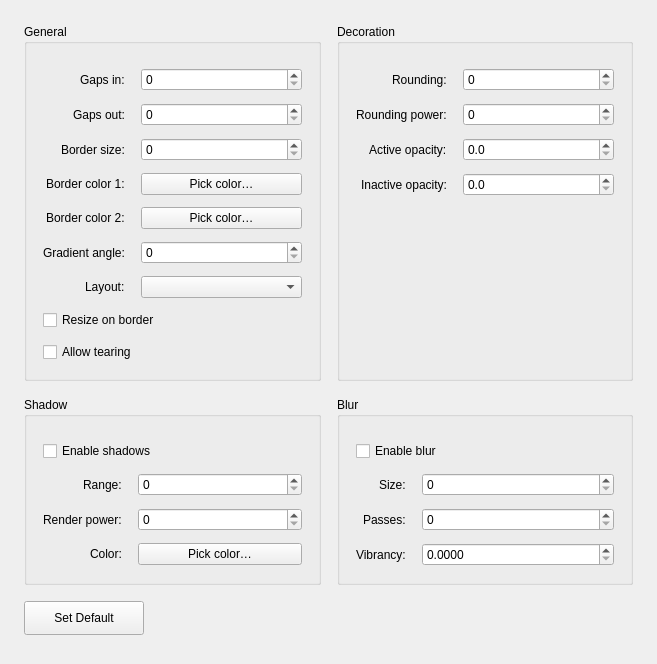
              <widget class="QWidget" name="look_scroll_contents">
               <property name="geometry">
                <rect>
                 <x>0</x>
                 <y>0</y>
                 <width>657</width>
                 <height>664</height>
                </rect>
               </property>
               <layout class="QVBoxLayout" name="look_contents_vl">
                <property name="spacing">
                 <number>16</number>
                </property>
                <property name="leftMargin">
                 <number>24</number>
                </property>
                <property name="topMargin">
                 <number>24</number>
                </property>
                <property name="rightMargin">
                 <number>24</number>
                </property>
                <property name="bottomMargin">
                 <number>24</number>
                </property>
                <item>
                 <layout class="QHBoxLayout" name="look_row1_hl">
                  <property name="spacing">
                   <number>16</number>
                  </property>
                  <item>
                   <widget class="QGroupBox" name="general_group">
                    <property name="title">
                     <string>General</string>
                    </property>
                    <layout class="QFormLayout" name="general_form_layout">
                     <property name="labelAlignment">
                      <set>Qt::AlignmentFlag::AlignRight|Qt::AlignmentFlag::AlignTrailing|Qt::AlignmentFlag::AlignVCenter</set>
                     </property>
                     <property name="horizontalSpacing">
                      <number>16</number>
                     </property>
                     <property name="verticalSpacing">
                      <number>12</number>
                     </property>
                     <property name="leftMargin">
                      <number>16</number>
                     </property>
                     <property name="topMargin">
                      <number>24</number>
                     </property>
                     <property name="rightMargin">
                      <number>16</number>
                     </property>
                     <property name="bottomMargin">
                      <number>16</number>
                     </property>
                     <item row="0" column="0">
                      <widget class="QLabel" name="gaps_in_label">
                       <property name="text">
                        <string>Gaps in:</string>
                       </property>
                      </widget>
                     </item>
                     <item row="0" column="1">
                      <widget class="QSpinBox" name="gaps_in_spinBox">
                       <property name="sizePolicy">
                        <sizepolicy hsizetype="Expanding" vsizetype="Fixed">
                         <horstretch>0</horstretch>
                         <verstretch>0</verstretch>
                        </sizepolicy>
                       </property>
                      </widget>
                     </item>
                     <item row="1" column="0">
                      <widget class="QLabel" name="gaps_out_label">
                       <property name="text">
                        <string>Gaps out:</string>
                       </property>
                      </widget>
                     </item>
                     <item row="1" column="1">
                      <widget class="QSpinBox" name="gaps_out_spinBox">
                       <property name="sizePolicy">
                        <sizepolicy hsizetype="Expanding" vsizetype="Fixed">
                         <horstretch>0</horstretch>
                         <verstretch>0</verstretch>
                        </sizepolicy>
                       </property>
                      </widget>
                     </item>
                     <item row="2" column="0">
                      <widget class="QLabel" name="border_size_label">
                       <property name="text">
                        <string>Border size:</string>
                       </property>
                      </widget>
                     </item>
                     <item row="2" column="1">
                      <widget class="QSpinBox" name="border_size_spinBox">
                       <property name="sizePolicy">
                        <sizepolicy hsizetype="Expanding" vsizetype="Fixed">
                         <horstretch>0</horstretch>
                         <verstretch>0</verstretch>
                        </sizepolicy>
                       </property>
                      </widget>
                     </item>
                     <item row="3" column="0">
                      <widget class="QLabel" name="border_col_1_label">
                       <property name="text">
                        <string>Border color 1:</string>
                       </property>
                      </widget>
                     </item>
                     <item row="3" column="1">
                      <widget class="QPushButton" name="set_color_1_button">
                       <property name="sizePolicy">
                        <sizepolicy hsizetype="Expanding" vsizetype="Fixed">
                         <horstretch>0</horstretch>
                         <verstretch>0</verstretch>
                        </sizepolicy>
                       </property>
                       <property name="text">
                        <string>Pick color…</string>
                       </property>
                      </widget>
                     </item>
                     <item row="4" column="0">
                      <widget class="QLabel" name="border_col_2_label">
                       <property name="text">
                        <string>Border color 2:</string>
                       </property>
                      </widget>
                     </item>
                     <item row="4" column="1">
                      <widget class="QPushButton" name="set_color_2_button">
                       <property name="sizePolicy">
                        <sizepolicy hsizetype="Expanding" vsizetype="Fixed">
                         <horstretch>0</horstretch>
                         <verstretch>0</verstretch>
                        </sizepolicy>
                       </property>
                       <property name="text">
                        <string>Pick color…</string>
                       </property>
                      </widget>
                     </item>
                     <item row="5" column="0">
                      <widget class="QLabel" name="angle_label">
                       <property name="text">
                        <string>Gradient angle:</string>
                       </property>
                      </widget>
                     </item>
                     <item row="5" column="1">
                      <widget class="QSpinBox" name="angle_spinBox">
                       <property name="sizePolicy">
                        <sizepolicy hsizetype="Expanding" vsizetype="Fixed">
                         <horstretch>0</horstretch>
                         <verstretch>0</verstretch>
                        </sizepolicy>
                       </property>
                       <property name="maximum">
                        <number>360</number>
                       </property>
                      </widget>
                     </item>
                     <item row="6" column="0">
                      <widget class="QLabel" name="layout_hyprland_label">
                       <property name="text">
                        <string>Layout:</string>
                       </property>
                      </widget>
                     </item>
                     <item row="6" column="1">
                      <widget class="QComboBox" name="layout_comboBox">
                       <property name="sizePolicy">
                        <sizepolicy hsizetype="Expanding" vsizetype="Fixed">
                         <horstretch>0</horstretch>
                         <verstretch>0</verstretch>
                        </sizepolicy>
                       </property>
                      </widget>
                     </item>
                     <item row="7" column="0" colspan="2">
                      <widget class="QCheckBox" name="resize_checkbox">
                       <property name="text">
                        <string>Resize on border</string>
                       </property>
                      </widget>
                     </item>
                     <item row="8" column="0" colspan="2">
                      <widget class="QCheckBox" name="allow_tearing_checkBox">
                       <property name="text">
                        <string>Allow tearing</string>
                       </property>
                      </widget>
                     </item>
                    </layout>
                   </widget>
                  </item>
                  <item>
                   <widget class="QGroupBox" name="decoration_group">
                    <property name="title">
                     <string>Decoration</string>
                    </property>
                    <layout class="QFormLayout" name="decoration_form_layout">
                     <property name="labelAlignment">
                      <set>Qt::AlignmentFlag::AlignRight|Qt::AlignmentFlag::AlignTrailing|Qt::AlignmentFlag::AlignVCenter</set>
                     </property>
                     <property name="horizontalSpacing">
                      <number>16</number>
                     </property>
                     <property name="verticalSpacing">
                      <number>12</number>
                     </property>
                     <property name="leftMargin">
                      <number>16</number>
                     </property>
                     <property name="topMargin">
                      <number>24</number>
                     </property>
                     <property name="rightMargin">
                      <number>16</number>
                     </property>
                     <property name="bottomMargin">
                      <number>16</number>
                     </property>
                     <item row="0" column="0">
                      <widget class="QLabel" name="rounding_label">
                       <property name="text">
                        <string>Rounding:</string>
                       </property>
                      </widget>
                     </item>
                     <item row="0" column="1">
                      <widget class="QSpinBox" name="rounding_spin_box">
                       <property name="sizePolicy">
                        <sizepolicy hsizetype="Expanding" vsizetype="Fixed">
                         <horstretch>0</horstretch>
                         <verstretch>0</verstretch>
                        </sizepolicy>
                       </property>
                      </widget>
                     </item>
                     <item row="1" column="0">
                      <widget class="QLabel" name="rounding_power_label">
                       <property name="text">
                        <string>Rounding power:</string>
                       </property>
                      </widget>
                     </item>
                     <item row="1" column="1">
                      <widget class="QSpinBox" name="rounding_power_spin_box">
                       <property name="sizePolicy">
                        <sizepolicy hsizetype="Expanding" vsizetype="Fixed">
                         <horstretch>0</horstretch>
                         <verstretch>0</verstretch>
                        </sizepolicy>
                       </property>
                      </widget>
                     </item>
                     <item row="2" column="0">
                      <widget class="QLabel" name="active_op_label">
                       <property name="text">
                        <string>Active opacity:</string>
                       </property>
                      </widget>
                     </item>
                     <item row="2" column="1">
                      <widget class="QDoubleSpinBox" name="act_op_spin_box">
                       <property name="sizePolicy">
                        <sizepolicy hsizetype="Expanding" vsizetype="Fixed">
                         <horstretch>0</horstretch>
                         <verstretch>0</verstretch>
                        </sizepolicy>
                       </property>
                       <property name="decimals">
                        <number>1</number>
                       </property>
                       <property name="minimum">
                        <double>0.000000000000000</double>
                       </property>
                       <property name="maximum">
                        <double>1.000000000000000</double>
                       </property>
                       <property name="singleStep">
                        <double>0.100000000000000</double>
                       </property>
                      </widget>
                     </item>
                     <item row="3" column="0">
                      <widget class="QLabel" name="inact_op_label">
                       <property name="text">
                        <string>Inactive opacity:</string>
                       </property>
                      </widget>
                     </item>
                     <item row="3" column="1">
                      <widget class="QDoubleSpinBox" name="inact_op_spin_box">
                       <property name="sizePolicy">
                        <sizepolicy hsizetype="Expanding" vsizetype="Fixed">
                         <horstretch>0</horstretch>
                         <verstretch>0</verstretch>
                        </sizepolicy>
                       </property>
                       <property name="decimals">
                        <number>1</number>
                       </property>
                       <property name="minimum">
                        <double>0.000000000000000</double>
                       </property>
                       <property name="maximum">
                        <double>1.000000000000000</double>
                       </property>
                       <property name="singleStep">
                        <double>0.100000000000000</double>
                       </property>
                      </widget>
                     </item>
                    </layout>
                   </widget>
                  </item>
                 </layout>
                </item>
                <item>
                 <layout class="QHBoxLayout" name="look_row2_hl">
                  <property name="spacing">
                   <number>16</number>
                  </property>
                  <item>
                   <widget class="QGroupBox" name="shadow_group">
                    <property name="title">
                     <string>Shadow</string>
                    </property>
                    <layout class="QFormLayout" name="shadow_form_layout">
                     <property name="labelAlignment">
                      <set>Qt::AlignmentFlag::AlignRight|Qt::AlignmentFlag::AlignTrailing|Qt::AlignmentFlag::AlignVCenter</set>
                     </property>
                     <property name="horizontalSpacing">
                      <number>16</number>
                     </property>
                     <property name="verticalSpacing">
                      <number>12</number>
                     </property>
                     <property name="leftMargin">
                      <number>16</number>
                     </property>
                     <property name="topMargin">
                      <number>24</number>
                     </property>
                     <property name="rightMargin">
                      <number>16</number>
                     </property>
                     <property name="bottomMargin">
                      <number>16</number>
                     </property>
                     <item row="0" column="0" colspan="2">
                      <widget class="QCheckBox" name="shadow_enable_checkbox">
                       <property name="text">
                        <string>Enable shadows</string>
                       </property>
                      </widget>
                     </item>
                     <item row="1" column="0">
                      <widget class="QLabel" name="shadow_range_label">
                       <property name="text">
                        <string>Range:</string>
                       </property>
                      </widget>
                     </item>
                     <item row="1" column="1">
                      <widget class="QSpinBox" name="shadow_range_spinbox">
                       <property name="sizePolicy">
                        <sizepolicy hsizetype="Expanding" vsizetype="Fixed">
                         <horstretch>0</horstretch>
                         <verstretch>0</verstretch>
                        </sizepolicy>
                       </property>
                      </widget>
                     </item>
                     <item row="2" column="0">
                      <widget class="QLabel" name="shadow_render_power_label">
                       <property name="text">
                        <string>Render power:</string>
                       </property>
                      </widget>
                     </item>
                     <item row="2" column="1">
                      <widget class="QSpinBox" name="shadow_render_power_spinbox">
                       <property name="sizePolicy">
                        <sizepolicy hsizetype="Expanding" vsizetype="Fixed">
                         <horstretch>0</horstretch>
                         <verstretch>0</verstretch>
                        </sizepolicy>
                       </property>
                      </widget>
                     </item>
                     <item row="3" column="0">
                      <widget class="QLabel" name="shadow_label_2">
                       <property name="text">
                        <string>Color:</string>
                       </property>
                      </widget>
                     </item>
                     <item row="3" column="1">
                      <widget class="QPushButton" name="shadow_color_button">
                       <property name="sizePolicy">
                        <sizepolicy hsizetype="Expanding" vsizetype="Fixed">
                         <horstretch>0</horstretch>
                         <verstretch>0</verstretch>
                        </sizepolicy>
                       </property>
                       <property name="text">
                        <string>Pick color…</string>
                       </property>
                      </widget>
                     </item>
                    </layout>
                   </widget>
                  </item>
                  <item>
                   <widget class="QGroupBox" name="blur_group">
                    <property name="title">
                     <string>Blur</string>
                    </property>
                    <layout class="QFormLayout" name="blur_form_layout">
                     <property name="labelAlignment">
                      <set>Qt::AlignmentFlag::AlignRight|Qt::AlignmentFlag::AlignTrailing|Qt::AlignmentFlag::AlignVCenter</set>
                     </property>
                     <property name="horizontalSpacing">
                      <number>16</number>
                     </property>
                     <property name="verticalSpacing">
                      <number>12</number>
                     </property>
                     <property name="leftMargin">
                      <number>16</number>
                     </property>
                     <property name="topMargin">
                      <number>24</number>
                     </property>
                     <property name="rightMargin">
                      <number>16</number>
                     </property>
                     <property name="bottomMargin">
                      <number>16</number>
                     </property>
                     <item row="0" column="0" colspan="2">
                      <widget class="QCheckBox" name="blur_enable_checkBox">
                       <property name="text">
                        <string>Enable blur</string>
                       </property>
                      </widget>
                     </item>
                     <item row="1" column="0">
                      <widget class="QLabel" name="blur_size_label">
                       <property name="text">
                        <string>Size:</string>
                       </property>
                      </widget>
                     </item>
                     <item row="1" column="1">
                      <widget class="QSpinBox" name="blur_size_spinBox">
                       <property name="sizePolicy">
                        <sizepolicy hsizetype="Expanding" vsizetype="Fixed">
                         <horstretch>0</horstretch>
                         <verstretch>0</verstretch>
                        </sizepolicy>
                       </property>
                      </widget>
                     </item>
                     <item row="2" column="0">
                      <widget class="QLabel" name="blur_passes_label">
                       <property name="text">
                        <string>Passes:</string>
                       </property>
                      </widget>
                     </item>
                     <item row="2" column="1">
                      <widget class="QSpinBox" name="blur_passes_spinBox">
                       <property name="sizePolicy">
                        <sizepolicy hsizetype="Expanding" vsizetype="Fixed">
                         <horstretch>0</horstretch>
                         <verstretch>0</verstretch>
                        </sizepolicy>
                       </property>
                      </widget>
                     </item>
                     <item row="3" column="0">
                      <widget class="QLabel" name="blur_vibrancy_label">
                       <property name="text">
                        <string>Vibrancy:</string>
                       </property>
                      </widget>
                     </item>
                     <item row="3" column="1">
                      <widget class="QDoubleSpinBox" name="blur_vib_doubleSpinBox">
                       <property name="sizePolicy">
                        <sizepolicy hsizetype="Expanding" vsizetype="Fixed">
                         <horstretch>0</horstretch>
                         <verstretch>0</verstretch>
                        </sizepolicy>
                       </property>
                       <property name="decimals">
                        <number>4</number>
                       </property>
                      </widget>
                     </item>
                    </layout>
                   </widget>
                  </item>
                 </layout>
                </item>
                <item>
                 <layout class="QHBoxLayout" name="look_default_hl">
                  <property name="spacing">
                   <number>8</number>
                  </property>
                  <item>
                   <widget class="QPushButton" name="set_default_look_button">
                    <property name="minimumSize">
                     <size>
                      <width>120</width>
                      <height>34</height>
                     </size>
                    </property>
                    <property name="text">
                     <string>Set Default</string>
                    </property>
                   </widget>
                  </item>
                  <item>
                   <spacer name="look_default_spacer">
                    <property name="orientation">
                     <enum>Qt::Orientation::Horizontal</enum>
                    </property>
                    <property name="sizeHint" stdset="0">
                     <size>
                      <width>40</width>
                      <height>20</height>
                     </size>
                    </property>
                   </spacer>
                  </item>
                 </layout>
                </item>
                <item>
                 <spacer name="look_bottom_spacer">
                  <property name="orientation">
                   <enum>Qt::Orientation::Vertical</enum>
                  </property>
                  <property name="sizeHint" stdset="0">
                   <size>
                    <width>20</width>
                    <height>20</height>
                   </size>
                  </property>
                 </spacer>
                </item>
               </layout>
              </widget>
